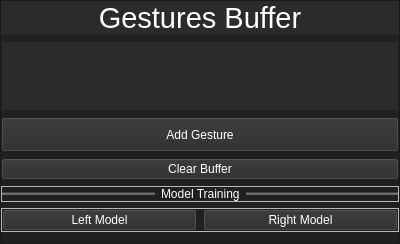
             <widget class="QFrame" name="frame_7">
              <property name="sizePolicy">
               <sizepolicy hsizetype="Preferred" vsizetype="Preferred">
                <horstretch>0</horstretch>
                <verstretch>0</verstretch>
               </sizepolicy>
              </property>
              <property name="minimumSize">
               <size>
                <width>400</width>
                <height>0</height>
               </size>
              </property>
              <property name="palette">
               <palette>
                <active>
                 <colorrole role="WindowText">
                  <brush brushstyle="SolidPattern">
                   <color alpha="255">
                    <red>255</red>
                    <green>255</green>
                    <blue>255</blue>
                   </color>
                  </brush>
                 </colorrole>
                 <colorrole role="Button">
                  <brush brushstyle="SolidPattern">
                   <color alpha="255">
                    <red>32</red>
                    <green>32</green>
                    <blue>32</blue>
                   </color>
                  </brush>
                 </colorrole>
                 <colorrole role="Text">
                  <brush brushstyle="SolidPattern">
                   <color alpha="255">
                    <red>255</red>
                    <green>255</green>
                    <blue>255</blue>
                   </color>
                  </brush>
                 </colorrole>
                 <colorrole role="ButtonText">
                  <brush brushstyle="SolidPattern">
                   <color alpha="255">
                    <red>255</red>
                    <green>255</green>
                    <blue>255</blue>
                   </color>
                  </brush>
                 </colorrole>
                 <colorrole role="Base">
                  <brush brushstyle="SolidPattern">
                   <color alpha="255">
                    <red>32</red>
                    <green>32</green>
                    <blue>32</blue>
                   </color>
                  </brush>
                 </colorrole>
                 <colorrole role="Window">
                  <brush brushstyle="SolidPattern">
                   <color alpha="255">
                    <red>32</red>
                    <green>32</green>
                    <blue>32</blue>
                   </color>
                  </brush>
                 </colorrole>
                </active>
                <inactive>
                 <colorrole role="WindowText">
                  <brush brushstyle="SolidPattern">
                   <color alpha="255">
                    <red>255</red>
                    <green>255</green>
                    <blue>255</blue>
                   </color>
                  </brush>
                 </colorrole>
                 <colorrole role="Button">
                  <brush brushstyle="SolidPattern">
                   <color alpha="255">
                    <red>32</red>
                    <green>32</green>
                    <blue>32</blue>
                   </color>
                  </brush>
                 </colorrole>
                 <colorrole role="Text">
                  <brush brushstyle="SolidPattern">
                   <color alpha="255">
                    <red>255</red>
                    <green>255</green>
                    <blue>255</blue>
                   </color>
                  </brush>
                 </colorrole>
                 <colorrole role="ButtonText">
                  <brush brushstyle="SolidPattern">
                   <color alpha="255">
                    <red>255</red>
                    <green>255</green>
                    <blue>255</blue>
                   </color>
                  </brush>
                 </colorrole>
                 <colorrole role="Base">
                  <brush brushstyle="SolidPattern">
                   <color alpha="255">
                    <red>32</red>
                    <green>32</green>
                    <blue>32</blue>
                   </color>
                  </brush>
                 </colorrole>
                 <colorrole role="Window">
                  <brush brushstyle="SolidPattern">
                   <color alpha="255">
                    <red>32</red>
                    <green>32</green>
                    <blue>32</blue>
                   </color>
                  </brush>
                 </colorrole>
                </inactive>
                <disabled>
                 <colorrole role="WindowText">
                  <brush brushstyle="SolidPattern">
                   <color alpha="255">
                    <red>255</red>
                    <green>255</green>
                    <blue>255</blue>
                   </color>
                  </brush>
                 </colorrole>
                 <colorrole role="Button">
                  <brush brushstyle="SolidPattern">
                   <color alpha="255">
                    <red>32</red>
                    <green>32</green>
                    <blue>32</blue>
                   </color>
                  </brush>
                 </colorrole>
                 <colorrole role="Text">
                  <brush brushstyle="SolidPattern">
                   <color alpha="255">
                    <red>255</red>
                    <green>255</green>
                    <blue>255</blue>
                   </color>
                  </brush>
                 </colorrole>
                 <colorrole role="ButtonText">
                  <brush brushstyle="SolidPattern">
                   <color alpha="255">
                    <red>255</red>
                    <green>255</green>
                    <blue>255</blue>
                   </color>
                  </brush>
                 </colorrole>
                 <colorrole role="Base">
                  <brush brushstyle="SolidPattern">
                   <color alpha="255">
                    <red>32</red>
                    <green>32</green>
                    <blue>32</blue>
                   </color>
                  </brush>
                 </colorrole>
                 <colorrole role="Window">
                  <brush brushstyle="SolidPattern">
                   <color alpha="255">
                    <red>32</red>
                    <green>32</green>
                    <blue>32</blue>
                   </color>
                  </brush>
                 </colorrole>
                </disabled>
               </palette>
              </property>
              <property name="styleSheet">
               <string notr="true">color: #FFFFFF</string>
              </property>
              <property name="frameShape">
               <enum>QFrame::StyledPanel</enum>
              </property>
              <property name="frameShadow">
               <enum>QFrame::Raised</enum>
              </property>
              <property name="lineWidth">
               <number>1</number>
              </property>
              <layout class="QVBoxLayout" name="verticalLayout_5">
               <property name="leftMargin">
                <number>0</number>
               </property>
               <property name="topMargin">
                <number>0</number>
               </property>
               <property name="rightMargin">
                <number>0</number>
               </property>
               <property name="bottomMargin">
                <number>11</number>
               </property>
               <item>
                <widget class="QLabel" name="testObj_2">
                 <property name="palette">
                  <palette>
                   <active>
                    <colorrole role="WindowText">
                     <brush brushstyle="SolidPattern">
                      <color alpha="255">
                       <red>255</red>
                       <green>255</green>
                       <blue>255</blue>
                      </color>
                     </brush>
                    </colorrole>
                    <colorrole role="Button">
                     <brush brushstyle="SolidPattern">
                      <color alpha="255">
                       <red>43</red>
                       <green>43</green>
                       <blue>43</blue>
                      </color>
                     </brush>
                    </colorrole>
                    <colorrole role="Text">
                     <brush brushstyle="SolidPattern">
                      <color alpha="255">
                       <red>255</red>
                       <green>255</green>
                       <blue>255</blue>
                      </color>
                     </brush>
                    </colorrole>
                    <colorrole role="ButtonText">
                     <brush brushstyle="SolidPattern">
                      <color alpha="255">
                       <red>255</red>
                       <green>255</green>
                       <blue>255</blue>
                      </color>
                     </brush>
                    </colorrole>
                    <colorrole role="Base">
                     <brush brushstyle="SolidPattern">
                      <color alpha="255">
                       <red>43</red>
                       <green>43</green>
                       <blue>43</blue>
                      </color>
                     </brush>
                    </colorrole>
                    <colorrole role="Window">
                     <brush brushstyle="SolidPattern">
                      <color alpha="255">
                       <red>43</red>
                       <green>43</green>
                       <blue>43</blue>
                      </color>
                     </brush>
                    </colorrole>
                   </active>
                   <inactive>
                    <colorrole role="WindowText">
                     <brush brushstyle="SolidPattern">
                      <color alpha="255">
                       <red>255</red>
                       <green>255</green>
                       <blue>255</blue>
                      </color>
                     </brush>
                    </colorrole>
                    <colorrole role="Button">
                     <brush brushstyle="SolidPattern">
                      <color alpha="255">
                       <red>43</red>
                       <green>43</green>
                       <blue>43</blue>
                      </color>
                     </brush>
                    </colorrole>
                    <colorrole role="Text">
                     <brush brushstyle="SolidPattern">
                      <color alpha="255">
                       <red>255</red>
                       <green>255</green>
                       <blue>255</blue>
                      </color>
                     </brush>
                    </colorrole>
                    <colorrole role="ButtonText">
                     <brush brushstyle="SolidPattern">
                      <color alpha="255">
                       <red>255</red>
                       <green>255</green>
                       <blue>255</blue>
                      </color>
                     </brush>
                    </colorrole>
                    <colorrole role="Base">
                     <brush brushstyle="SolidPattern">
                      <color alpha="255">
                       <red>43</red>
                       <green>43</green>
                       <blue>43</blue>
                      </color>
                     </brush>
                    </colorrole>
                    <colorrole role="Window">
                     <brush brushstyle="SolidPattern">
                      <color alpha="255">
                       <red>43</red>
                       <green>43</green>
                       <blue>43</blue>
                      </color>
                     </brush>
                    </colorrole>
                   </inactive>
                   <disabled>
                    <colorrole role="WindowText">
                     <brush brushstyle="SolidPattern">
                      <color alpha="255">
                       <red>255</red>
                       <green>255</green>
                       <blue>255</blue>
                      </color>
                     </brush>
                    </colorrole>
                    <colorrole role="Button">
                     <brush brushstyle="SolidPattern">
                      <color alpha="255">
                       <red>43</red>
                       <green>43</green>
                       <blue>43</blue>
                      </color>
                     </brush>
                    </colorrole>
                    <colorrole role="Text">
                     <brush brushstyle="SolidPattern">
                      <color alpha="255">
                       <red>255</red>
                       <green>255</green>
                       <blue>255</blue>
                      </color>
                     </brush>
                    </colorrole>
                    <colorrole role="ButtonText">
                     <brush brushstyle="SolidPattern">
                      <color alpha="255">
                       <red>255</red>
                       <green>255</green>
                       <blue>255</blue>
                      </color>
                     </brush>
                    </colorrole>
                    <colorrole role="Base">
                     <brush brushstyle="SolidPattern">
                      <color alpha="255">
                       <red>43</red>
                       <green>43</green>
                       <blue>43</blue>
                      </color>
                     </brush>
                    </colorrole>
                    <colorrole role="Window">
                     <brush brushstyle="SolidPattern">
                      <color alpha="255">
                       <red>43</red>
                       <green>43</green>
                       <blue>43</blue>
                      </color>
                     </brush>
                    </colorrole>
                   </disabled>
                  </palette>
                 </property>
                 <property name="font">
                  <font>
                   <pointsize>22</pointsize>
                  </font>
                 </property>
                 <property name="styleSheet">
                  <string notr="true">background-color: rgb(43, 43, 43);</string>
                 </property>
                 <property name="text">
                  <string>Gestures Buffer</string>
                 </property>
                 <property name="textFormat">
                  <enum>Qt::AutoText</enum>
                 </property>
                 <property name="alignment">
                  <set>Qt::AlignCenter</set>
                 </property>
                </widget>
               </item>
               <item>
                <widget class="QScrollArea" name="scrollArea_2">
                 <property name="sizePolicy">
                  <sizepolicy hsizetype="Preferred" vsizetype="Expanding">
                   <horstretch>0</horstretch>
                   <verstretch>0</verstretch>
                  </sizepolicy>
                 </property>
                 <property name="styleSheet">
                  <string notr="true">background-color: rgb(43, 43, 43);</string>
                 </property>
                 <property name="horizontalScrollBarPolicy">
                  <enum>Qt::ScrollBarAlwaysOff</enum>
                 </property>
                 <property name="widgetResizable">
                  <bool>true</bool>
                 </property>
                 <widget class="QWidget" name="scrollWidgetBuffer">
                  <property name="geometry">
                   <rect>
                    <x>0</x>
                    <y>0</y>
                    <width>396</width>
                    <height>752</height>
                   </rect>
                  </property>
                  <property name="sizePolicy">
                   <sizepolicy hsizetype="Preferred" vsizetype="Preferred">
                    <horstretch>0</horstretch>
                    <verstretch>0</verstretch>
                   </sizepolicy>
                  </property>
                  <widget class="Line" name="line_3">
                   <property name="geometry">
                    <rect>
                     <x>230</x>
                     <y>420</y>
                     <width>396</width>
                     <height>3</height>
                    </rect>
                   </property>
                   <property name="autoFillBackground">
                    <bool>false</bool>
                   </property>
                   <property name="styleSheet">
                    <string notr="true">background-color: rgb(43, 43, 43);</string>
                   </property>
                   <property name="orientation">
                    <enum>Qt::Horizontal</enum>
                   </property>
                  </widget>
                 </widget>
                </widget>
               </item>
               <item>
                <widget class="QPushButton" name="addGesture">
                 <property name="sizePolicy">
                  <sizepolicy hsizetype="Minimum" vsizetype="Fixed">
                   <horstretch>0</horstretch>
                   <verstretch>0</verstretch>
                  </sizepolicy>
                 </property>
                 <property name="minimumSize">
                  <size>
                   <width>0</width>
                   <height>35</height>
                  </size>
                 </property>
                 <property name="maximumSize">
                  <size>
                   <width>16777215</width>
                   <height>50</height>
                  </size>
                 </property>
                 <property name="baseSize">
                  <size>
                   <width>0</width>
                   <height>50</height>
                  </size>
                 </property>
                 <property name="palette">
                  <palette>
                   <active>
                    <colorrole role="WindowText">
                     <brush brushstyle="SolidPattern">
                      <color alpha="255">
                       <red>255</red>
                       <green>255</green>
                       <blue>255</blue>
                      </color>
                     </brush>
                    </colorrole>
                    <colorrole role="Button">
                     <brush brushstyle="SolidPattern">
                      <color alpha="255">
                       <red>43</red>
                       <green>43</green>
                       <blue>43</blue>
                      </color>
                     </brush>
                    </colorrole>
                    <colorrole role="Text">
                     <brush brushstyle="SolidPattern">
                      <color alpha="255">
                       <red>255</red>
                       <green>255</green>
                       <blue>255</blue>
                      </color>
                     </brush>
                    </colorrole>
                    <colorrole role="ButtonText">
                     <brush brushstyle="SolidPattern">
                      <color alpha="255">
                       <red>255</red>
                       <green>255</green>
                       <blue>255</blue>
                      </color>
                     </brush>
                    </colorrole>
                    <colorrole role="Base">
                     <brush brushstyle="SolidPattern">
                      <color alpha="255">
                       <red>43</red>
                       <green>43</green>
                       <blue>43</blue>
                      </color>
                     </brush>
                    </colorrole>
                    <colorrole role="Window">
                     <brush brushstyle="SolidPattern">
                      <color alpha="255">
                       <red>43</red>
                       <green>43</green>
                       <blue>43</blue>
                      </color>
                     </brush>
                    </colorrole>
                   </active>
                   <inactive>
                    <colorrole role="WindowText">
                     <brush brushstyle="SolidPattern">
                      <color alpha="255">
                       <red>255</red>
                       <green>255</green>
                       <blue>255</blue>
                      </color>
                     </brush>
                    </colorrole>
                    <colorrole role="Button">
                     <brush brushstyle="SolidPattern">
                      <color alpha="255">
                       <red>43</red>
                       <green>43</green>
                       <blue>43</blue>
                      </color>
                     </brush>
                    </colorrole>
                    <colorrole role="Text">
                     <brush brushstyle="SolidPattern">
                      <color alpha="255">
                       <red>255</red>
                       <green>255</green>
                       <blue>255</blue>
                      </color>
                     </brush>
                    </colorrole>
                    <colorrole role="ButtonText">
                     <brush brushstyle="SolidPattern">
                      <color alpha="255">
                       <red>255</red>
                       <green>255</green>
                       <blue>255</blue>
                      </color>
                     </brush>
                    </colorrole>
                    <colorrole role="Base">
                     <brush brushstyle="SolidPattern">
                      <color alpha="255">
                       <red>43</red>
                       <green>43</green>
                       <blue>43</blue>
                      </color>
                     </brush>
                    </colorrole>
                    <colorrole role="Window">
                     <brush brushstyle="SolidPattern">
                      <color alpha="255">
                       <red>43</red>
                       <green>43</green>
                       <blue>43</blue>
                      </color>
                     </brush>
                    </colorrole>
                   </inactive>
                   <disabled>
                    <colorrole role="WindowText">
                     <brush brushstyle="SolidPattern">
                      <color alpha="255">
                       <red>255</red>
                       <green>255</green>
                       <blue>255</blue>
                      </color>
                     </brush>
                    </colorrole>
                    <colorrole role="Button">
                     <brush brushstyle="SolidPattern">
                      <color alpha="255">
                       <red>43</red>
                       <green>43</green>
                       <blue>43</blue>
                      </color>
                     </brush>
                    </colorrole>
                    <colorrole role="Text">
                     <brush brushstyle="SolidPattern">
                      <color alpha="255">
                       <red>255</red>
                       <green>255</green>
                       <blue>255</blue>
                      </color>
                     </brush>
                    </colorrole>
                    <colorrole role="ButtonText">
                     <brush brushstyle="SolidPattern">
                      <color alpha="255">
                       <red>255</red>
                       <green>255</green>
                       <blue>255</blue>
                      </color>
                     </brush>
                    </colorrole>
                    <colorrole role="Base">
                     <brush brushstyle="SolidPattern">
                      <color alpha="255">
                       <red>43</red>
                       <green>43</green>
                       <blue>43</blue>
                      </color>
                     </brush>
                    </colorrole>
                    <colorrole role="Window">
                     <brush brushstyle="SolidPattern">
                      <color alpha="255">
                       <red>43</red>
                       <green>43</green>
                       <blue>43</blue>
                      </color>
                     </brush>
                    </colorrole>
                   </disabled>
                  </palette>
                 </property>
                 <property name="font">
                  <font>
                   <pointsize>9</pointsize>
                  </font>
                 </property>
                 <property name="styleSheet">
                  <string notr="true">background-color: rgb(43, 43, 43);</string>
                 </property>
                 <property name="text">
                  <string>Add Gesture</string>
                 </property>
                </widget>
               </item>
               <item>
                <widget class="QPushButton" name="clearBufferBtn">
                 <property name="font">
                  <font>
                   <pointsize>9</pointsize>
                  </font>
                 </property>
                 <property name="styleSheet">
                  <string notr="true">background-color: rgb(43, 43, 43);</string>
                 </property>
                 <property name="text">
                  <string>Clear Buffer</string>
                 </property>
                </widget>
               </item>
               <item>
                <widget class="QFrame" name="frame_13">
                 <property name="frameShape">
                  <enum>QFrame::StyledPanel</enum>
                 </property>
                 <property name="frameShadow">
                  <enum>QFrame::Raised</enum>
                 </property>
                 <layout class="QHBoxLayout" name="horizontalLayout_12">
                  <property name="leftMargin">
                   <number>0</number>
                  </property>
                  <property name="topMargin">
                   <number>0</number>
                  </property>
                  <property name="rightMargin">
                   <number>0</number>
                  </property>
                  <property name="bottomMargin">
                   <number>0</number>
                  </property>
                  <item>
                   <widget class="Line" name="line">
                    <property name="autoFillBackground">
                     <bool>false</bool>
                    </property>
                    <property name="styleSheet">
                     <string notr="true">background-color: rgb(100, 100, 100);</string>
                    </property>
                    <property name="orientation">
                     <enum>Qt::Horizontal</enum>
                    </property>
                   </widget>
                  </item>
                  <item>
                   <widget class="QLabel" name="label">
                    <property name="sizePolicy">
                     <sizepolicy hsizetype="Fixed" vsizetype="Fixed">
                      <horstretch>0</horstretch>
                      <verstretch>0</verstretch>
                     </sizepolicy>
                    </property>
                    <property name="text">
                     <string>Model Training</string>
                    </property>
                   </widget>
                  </item>
                  <item>
                   <widget class="Line" name="line_4">
                    <property name="autoFillBackground">
                     <bool>false</bool>
                    </property>
                    <property name="styleSheet">
                     <string notr="true">background-color: rgb(100, 100, 100);</string>
                    </property>
                    <property name="orientation">
                     <enum>Qt::Horizontal</enum>
                    </property>
                   </widget>
                  </item>
                 </layout>
                </widget>
               </item>
               <item>
                <widget class="QFrame" name="frame_10">
                 <property name="frameShape">
                  <enum>QFrame::StyledPanel</enum>
                 </property>
                 <property name="frameShadow">
                  <enum>QFrame::Raised</enum>
                 </property>
                 <layout class="QHBoxLayout" name="horizontalLayout_6">
                  <property name="leftMargin">
                   <number>0</number>
                  </property>
                  <property name="topMargin">
                   <number>0</number>
                  </property>
                  <property name="rightMargin">
                   <number>0</number>
                  </property>
                  <property name="bottomMargin">
                   <number>0</number>
                  </property>
                  <item>
                   <widget class="QPushButton" name="trainLeftModel">
                    <property name="font">
                     <font>
                      <pointsize>9</pointsize>
                     </font>
                    </property>
                    <property name="styleSheet">
                     <string notr="true">background-color: rgb(43, 43, 43);</string>
                    </property>
                    <property name="text">
                     <string>Left Model</string>
                    </property>
                   </widget>
                  </item>
                  <item>
                   <widget class="QPushButton" name="trainRightModel">
                    <property name="font">
                     <font>
                      <pointsize>9</pointsize>
                     </font>
                    </property>
                    <property name="styleSheet">
                     <string notr="true">background-color: rgb(43, 43, 43);</string>
                    </property>
                    <property name="text">
                     <string>Right Model</string>
                    </property>
                   </widget>
                  </item>
                 </layout>
                </widget>
               </item>
              </layout>
             </widget>
